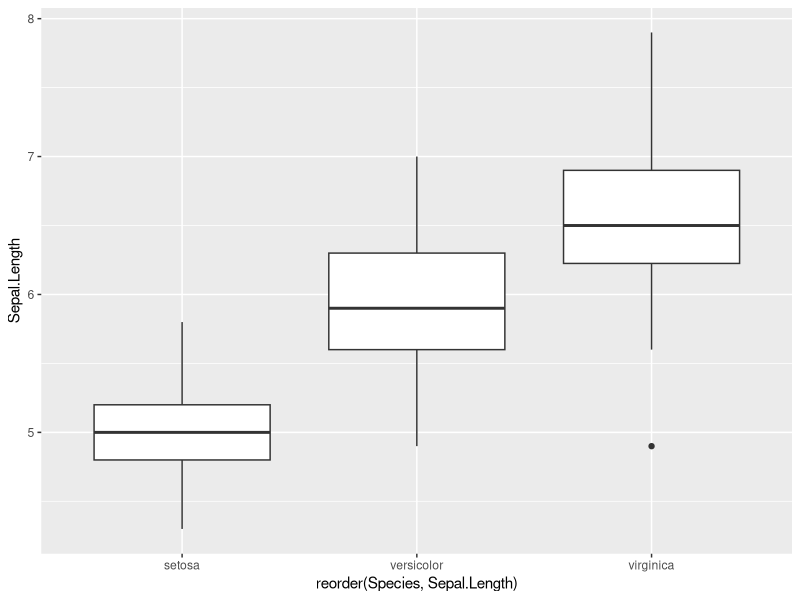

Write the R code that produced this figure.
## ---- chunk 1
library(tidyverse)

iris %>% 
  ggplot(aes(x = reorder(Species,Sepal.Length), y= Sepal.Length)) + 
  geom_boxplot()


